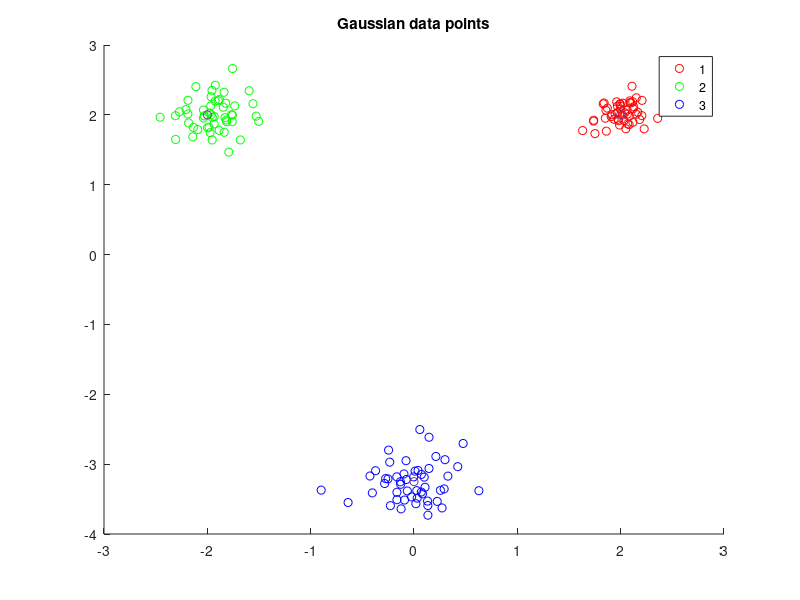

Here is the MATLAB script that generated this plot: (Note: this script raises an error after producing the figure.)
% EC 414 - HW 3 - Spring 2022
% K-Means starter code

clear, clc, close all;

%% Generate Gaussian data:
% Add code below:
mu1 = [2,2]';
mu2 = [-2,2]';
mu3 = [0, -3.25]';

I2 = [1 0; 0 1];

sigma1 = 0.02 * I2;
sigma2 = 0.05 * I2;
sigma3 = 0.07 * I2;

points = 50;

% data1 =  mu1' + randn(points,2)*sigma1;
% data2 =  mu2' + randn(points,2)*sigma2;
% data3 =  mu3' + randn(points,2)*sigma3;
data1 = mvnrnd(mu1, sigma1, points);
data2 = mvnrnd(mu2, sigma2, points);
data3 = mvnrnd(mu3, sigma3, points);

mu = [mu1'; mu2'; mu3'];
figure()
scatter(data1(:,1), data1(:,2), 'r');
hold on
scatter(data2(:,1), data2(:,2), 'g');
scatter(data3(:,1), data3(:,2), 'b');
scatter(mu(:,1),mu(:,2),'black*'); %plot mu values
title('Gaussian data points')
legend('1','2','3');
hold off

%% Generate NBA data:
% Add code below:

% HINT: readmatrix might be useful here
NBA = readmatrix("NBA_stats_2018_2019.xlsx");

% % Problem 3.2(f): Generate Concentric Rings Dataset using
% % sample_circle.m provided to you in the HW 3 folder on Blackboard.
% 
%% K-Means implementation
% Add code below

K = 3;
DATA = [data1 ; data2; data3];

%%(a)
MU_init_a = [3 3; -4 -1; 2 -4];
[MU_current_a, labels_a, WCSS_a] = k_means(K, MU_init_a, DATA);
graph_clusters(DATA, labels_a, MU_current_a);

%%(b)
MU_init_b = [-0.14 2.61; 3.15 -0.84; -3.28 -1.58];
[MU_current_b, labels_b, WCSS_b] = k_means(K, MU_init_b, DATA);
graph_clusters(DATA, labels_b, MU_current_b);

%%(c)
%We suggest choosing centers either 1) uniformly at random from the dataset or alternatively 2) uniformly distributed over a tight rectangular region encompassing the dataset.
size = length(DATA);
WCSS_c = zeros(10,1);
for(i = 1:10)
    index = randi([1,size],1,3); %generate index for three random points from data set for mu
    while(length(unique(index)) ~= 3) %if indices are not all unique keep generating indices
        index = randi([1,size],1,3);
    end
    c(i).MU_init = DATA(index, :); %get initial mu values from dataset using randomly generated indices
    [c(i).MU_current, c(i).labels, c(i).WCSS] = k_means(K, c(i).MU_init, DATA);
    %graph_clusters(DATA, c(i).labels, c(i).MU_current);
    WCSS_c(i) = c(i).WCSS;
end
sort_WCSS = sort(WCSS_c); %sort WCSS from smallest value to largest value
i = find(sort_WCSS(1) == WCSS_c); %find the index of the smallest WCSS
i = i(1); %if multiple mu values generate the smallest WCSS, choose the first one
graph_clusters(DATA, c(i).labels, c(i).MU_current); %graph clusters of smallest WCSS


%%(d)
size = length(DATA);
WCSS_d = zeros(9,1);
for(K = 2:10)
    for(i = 1:10)
        index = randi([1,size],1,K); %generate index for three random points from data set for mu
        while(length(unique(index)) ~= K) %if indices are not all unique keep generating indices
            index = randi([1,size],1,K);
        end
        k(K-1).d(i).MU_init = DATA(index, :); %get initial mu values from dataset using randomly generated indices
        [k(K-1).d(i).MU_current, k(K-1).d(i).labels, k(K-1).d(i).WCSS] = k_means(K, k(K-1).d(i).MU_init, DATA);
        %graph_clusters(DATA, d(i).labels, d(i).MU_current);
        k(K-1).WCSS(i) = k(K-1).d(i).WCSS;
    end
    sort_WCSS = sort(k(K-1).WCSS); %sort WCSS from smallest value to largest value
    WCSS_d(K-1) = sort_WCSS(1);
end
figure()
plot(2:10, WCSS_d)
xlabel('k value')
ylabel('WCSS')
title('WCSS change with k-value')

%%(e)
PPG = NBA(:,7);
MPG = NBA(:,5);
DATA = [MPG PPG];

%plot data
figure()
scatter(MPG, PPG);
xlabel('Minutes Per Game')
ylabel('Points Per Game')
title('Points Per Game(PPG) versus Minutes Per Game(MPG)')

%Apply your implementation of the k-means algorithm with k = 10 selecting the best of 10 different random initializations as the final outpu
K = 10;
size = length(DATA);
WCSS_e = zeros(10,1);
for(i = 1:10)
    index = randi([1,size],1,K); %generate index for three random points from data set for mu
    while(length(unique(index)) ~= K) %if indices are not all unique keep generating indices
        index = randi([1,size],1,K);
    end
    e(i).MU_init = DATA(index, :); %get initial mu values from dataset using randomly generated indices
    [e(i).MU_current, e(i).labels, e(i).WCSS] = k_means(K, e(i).MU_init, DATA);
    %graph_clusters(DATA, c(i).labels, c(i).MU_current);
    WCSS_e(i) = e(i).WCSS;
end
sort_WCSS = sort(WCSS_e); %sort WCSS from smallest value to largest value
ind = find(sort_WCSS(1) == WCSS_e); %find the index of the smallest WCSS
ind = ind(1); %if multiple mu values generate the smallest WCSS, choose the first one
%graph_clusters(DATA, e(i).labels, e(i).MU_current); %graph clusters of smallest WCSS
figure()
data_i = DATA(find(e(ind).labels == 1), :);
scatter(data_i(:,1), data_i(:,2)); %plot points with label 1
hold on
for(i = 2:10)
    data_i = DATA(find(e(ind).labels == i), :);
    scatter(data_i(:,1), data_i(:,2));
end
scatter(e(ind).MU_current(:,1),e(ind).MU_current(:,2),'black*')
xlabel('Minutes Per Game')
ylabel('Points Per Game')
title('k-means Clusters for NBA Data')
legend({'1','2','3','4','5','6','7','8','9','10','mu'})
hold off




%returns euclidean distance of a singular point to each point in a matrix
function distance = euclidean_distance(point, points)
    distance = zeros(length(points),1); %initialize distance vector
    [r,c] = size(points);
    for (i = 1:r) % loop through each point of the matrix of points
        distance(i,1) = sqrt((point(1,1)-points(i,1))^2+(point(1,2)-points(i,2))^2); %distance between two points
    end
end

%returns the label of the closest point given a distance vector and matrix of points
function label = closest_label(distance, points)
    sort_dist = sort(distance); %sort the distance vector from smalllest to largest
    close_point = points(find(sort_dist(1) == distance), :); %find the index of the smallest distance in the distance vector and find point that gives that distance
    [tf, label] = ismember(close_point, points, 'rows'); %find row index of the closest mu, correlates to label
    label = label(1); %if there is a tie in the distance choose the first label
end

%creates a scatter plot of the clusters created and their mu values given the data points, label of those points, and mu values
function graph_clusters(data, labels, mu)
    data1 = data(find(labels == 1), :);
    data2 = data(find(labels == 2), :);
    data3 = data(find(labels == 3), :);
    
    figure()
    scatter(data1(:,1), data1(:,2), 'r'); %plot points with label 1
    hold on
    scatter(data2(:,1), data2(:,2), 'g'); %plot points with label 2
    scatter(data3(:,1), data3(:,2), 'b'); %plot points with label 3
    scatter(mu(:,1),mu(:,2),'black*'); %plot mu values
    title('Clusters produced by k-means')
    legend('1','2','3','mu');
    hold off
end

%takes K value, initial values of mu, and the data set
%returns the final mu values after k_means has converged
%returns the labels of each data point
%returns the WCSS after convergence
function [MU_current, labels, WCSS] = k_means(K, MU_init, DATA)
    MU_previous = MU_init;
    MU_current = MU_init;
    
    % initializations
    
    labels = ones(length(DATA),1);
    converged = 0;
    iteration = 0;
    convergence_threshold = 0.025;
    
    %stop if the derived cluster means become stationary
    while (converged==0)
        iteration = iteration + 1;
        fprintf('Iteration: %d\n',iteration)
    
        %% CODE - Assignment Step - Assign each data observation to the cluster with the nearest mean:
        % Write code below here:
        for(i = 1:length(DATA))
            dist = euclidean_distance(DATA(i,:),MU_current); %find euclidean distance of each data point to each mu
            labels(i) = closest_label(dist, MU_current); %find the label of the closest mu       
        end
        %% CODE - Mean Updating - Update the cluster means
        % Write code below here:
        MU_previous = MU_current;
        
        for(i = 1:K) %loop through each label
            label = DATA(find(labels == i),:); %find all data points with that label 
            if(~isempty(label)) %check if cluster is not empty
                MU_current(i,:) = mean(label); %find mean of data points with label and update current mu
            end
        end
        %% CODE 4 - Check for convergence 
        % Write code below here:
        
        %check if the change between the previous mu and the current mu is smaller than the threshhold, if it is k-means has converged
        if (abs(MU_previous - MU_current) < convergence_threshold)
            converged=1;
        end  
        %% CODE 5 - Plot clustering results if converged:
        % Write code below here:
        if (converged == 1)
            fprintf('\nConverged.\n')
          
            %% If converged, get WCSS metric
            % Add code below
            WCSS = 0;
            for(i = 1:K) %loop through each label
                dist = euclidean_distance(MU_current(i,:), DATA(find(labels == i),:)); %find all data points with that label
                WCSS = WCSS + sum(dist.^2);
            end
        end
        
        %%%%%%%%%%%%%%%%%%%%%%%%%%%%%%%%%%%%%%%%%%%%%%%%
    end
end